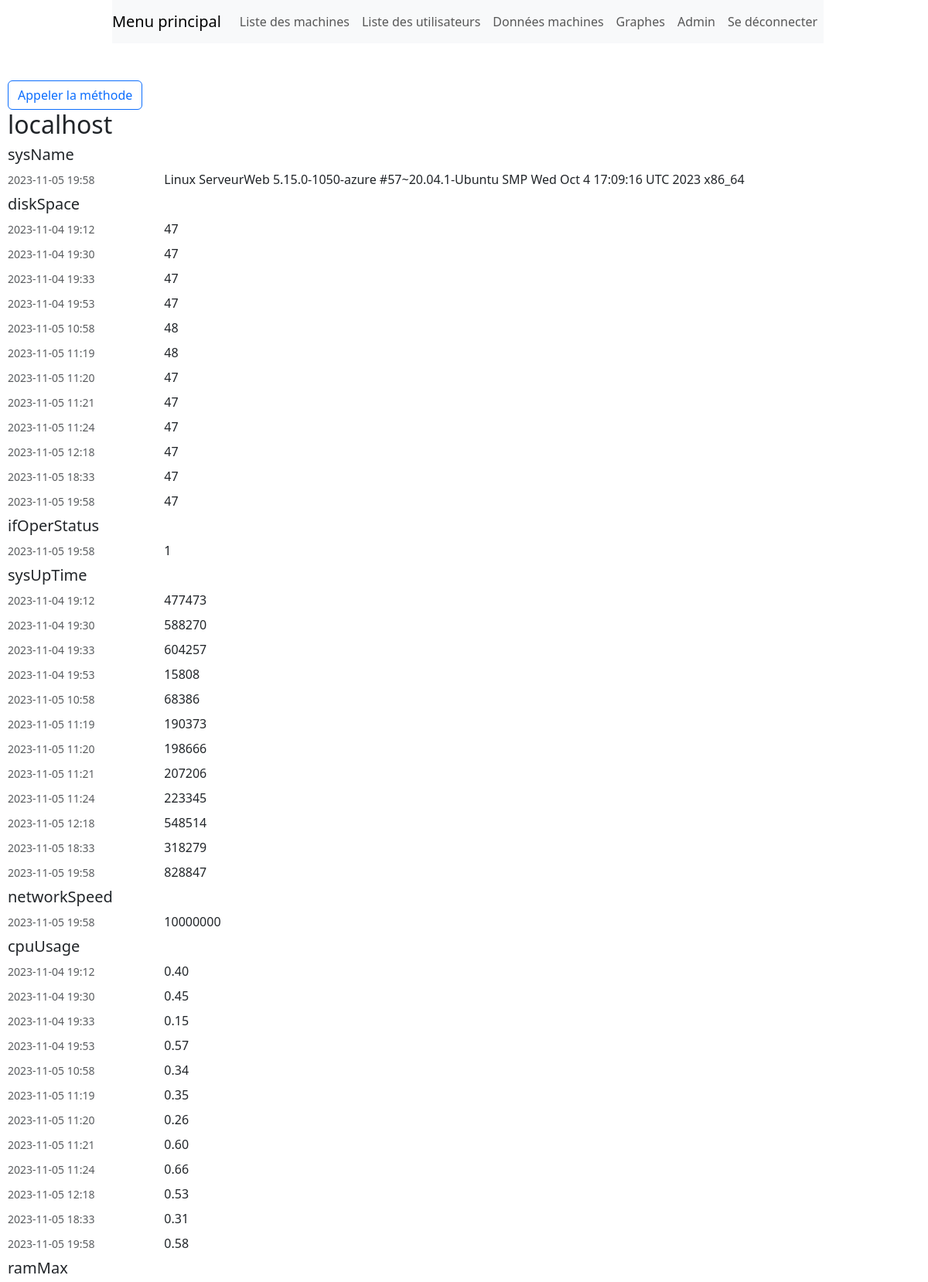
Page /menu_principal/donnees_machines (signed in, upper part) on the committed database.
### configuration/models.py (models this page shows)
class Machine(models.Model):
    name = models.CharField(max_length=255)
    IPAdresse = models.GenericIPAddressField()
    port = models.IntegerField(default=161)
    SNMP_CHOICES = [
        ('1', 'Version 1'),
        ('2c', 'Version 2c'),
        ('3', 'Version 3')
    ]
    SNMPType = models.CharField(max_length=3, choices=SNMP_CHOICES, default='1')
    Community = models.CharField(max_length=255, default=None)

class SurveillanceManager(models.Model):
    idMachine = models.ForeignKey(Machine, on_delete=models.CASCADE)
    information_type = models.CharField(max_length=255)
    date = models.DateTimeField(default=timezone.now)
    data = models.CharField(max_length=255)

### configuration/views.py (the view)
# urls.py: path('donnees_machines', views.donnees_machines, name='donnees_machines'),
@login_required
def donnees_machines(request):
    machines_data = []
    machines = Machine.objects.all()
    for machine in machines:
        data = {
            'name': machine.name,
            'types': {},
        }
        information_types = SurveillanceManager.objects.filter(idMachine=machine).values_list('information_type', flat=True).distinct()
        for info_type in information_types:
            if info_type != "sysName" and info_type !="ifOperStatus" and info_type !="networkSpeed":
                data['types'][info_type] = SurveillanceManager.objects.filter(idMachine=machine, information_type=info_type)
            else :
                data['types'][info_type] = SurveillanceManager.objects.filter(idMachine=machine, information_type=info_type).latest("date")
        machines_data.append(data)
    return render(request, 'liste_donnees.html', {'machines_data': machines_data})

### configuration/templates/liste_donnees.html (shortened to what this page needs)
{% include 'template.html' %}
<head>
</head>
<body>
<div class="specific-container mt-5">
    <a class="btn btn-outline-primary" href="{% url 'json_test' %}">Appeler la méthode</a>
    {% for machine in machines_data %}
    <h2>{{ machine.name }}</h2>
    {% for information_type, data_entries in machine.types.items %}
    <h5>{{ information_type }}</h5>
    {% if data_entries.exists %}
    {% for entry in data_entries %}
    <div class="row mb-2">
        <div class="col-md-2">
            <small class="text-muted">{{ entry.date|date:"Y-m-d H:i" }}</small>
        </div>
        <div class="col-md-10">
            {{ entry.data }}
        </div>
    </div>
    {% endfor %}
    {% else %}
    <div class="row mb-2">
        <div class="col-md-2">
            <small class="text-muted">{{ data_entries.date|date:"Y-m-d H:i" }}</small>
        </div>
        <div class="col-md-10">
            {{ data_entries.data }}
        </div>
    </div>
    {% endif %}
    {% endfor %}
    {% endfor %}
</div>
</body>

### configuration/templates/template.html (style rules this page uses)
body { margin-left: 10px; }

### rows in the picture
Machine: name "localhost"
SurveillanceManager: information_type "sysName", date "2023-11-05 19:58", data "Linux ServeurWeb 5.15.0-1050-azure #57~20.04.1-Ubuntu SMP Wed Oct 4 17:09:16 UTC 2023 x86_64"
SurveillanceManager: date "2023-11-04 19:12", data "47"
SurveillanceManager: date "2023-11-04 19:30", data "47"
SurveillanceManager: date "2023-11-04 19:33", data "47"
SurveillanceManager: date "2023-11-04 19:53", data "47"
SurveillanceManager: date "2023-11-05 10:58", data "48"
SurveillanceManager: date "2023-11-05 11:19", data "48"
SurveillanceManager: date "2023-11-05 11:20", data "47"
SurveillanceManager: date "2023-11-05 11:21", data "47"
SurveillanceManager: date "2023-11-05 11:24", data "47"
SurveillanceManager: date "2023-11-05 12:18", data "47"
SurveillanceManager: date "2023-11-05 18:33", data "47"
SurveillanceManager: date "2023-11-05 19:58", data "47"
SurveillanceManager: information_type "ifOperStatus", date "2023-11-05 19:58", data "1"
SurveillanceManager: date "2023-11-04 19:12", data "477473"
SurveillanceManager: date "2023-11-04 19:30", data "588270"
SurveillanceManager: date "2023-11-04 19:33", data "604257"
SurveillanceManager: date "2023-11-04 19:53", data "15808"
SurveillanceManager: date "2023-11-05 10:58", data "68386"
SurveillanceManager: date "2023-11-05 11:19", data "190373"
SurveillanceManager: date "2023-11-05 11:20", data "198666"
SurveillanceManager: date "2023-11-05 11:21", data "207206"
SurveillanceManager: date "2023-11-05 11:24", data "223345"
SurveillanceManager: date "2023-11-05 12:18", data "548514"
SurveillanceManager: date "2023-11-05 18:33", data "318279"
SurveillanceManager: date "2023-11-05 19:58", data "828847"
SurveillanceManager: information_type "networkSpeed", date "2023-11-05 19:58", data "10000000"
SurveillanceManager: date "2023-11-04 19:12", data "0.40"
SurveillanceManager: date "2023-11-04 19:30", data "0.45"
SurveillanceManager: date "2023-11-04 19:33", data "0.15"
SurveillanceManager: date "2023-11-04 19:53", data "0.57"
SurveillanceManager: date "2023-11-05 10:58", data "0.34"
SurveillanceManager: date "2023-11-05 11:19", data "0.35"
SurveillanceManager: date "2023-11-05 11:20", data "0.26"
SurveillanceManager: date "2023-11-05 11:21", data "0.60"
SurveillanceManager: date "2023-11-05 11:24", data "0.66"
SurveillanceManager: date "2023-11-05 12:18", data "0.53"
SurveillanceManager: date "2023-11-05 18:33", data "0.31"
SurveillanceManager: date "2023-11-05 19:58", data "0.58"

### other values in the picture
{{ information_type }} "diskSpace" "sysUpTime" "cpuUsage" "ramMax"
